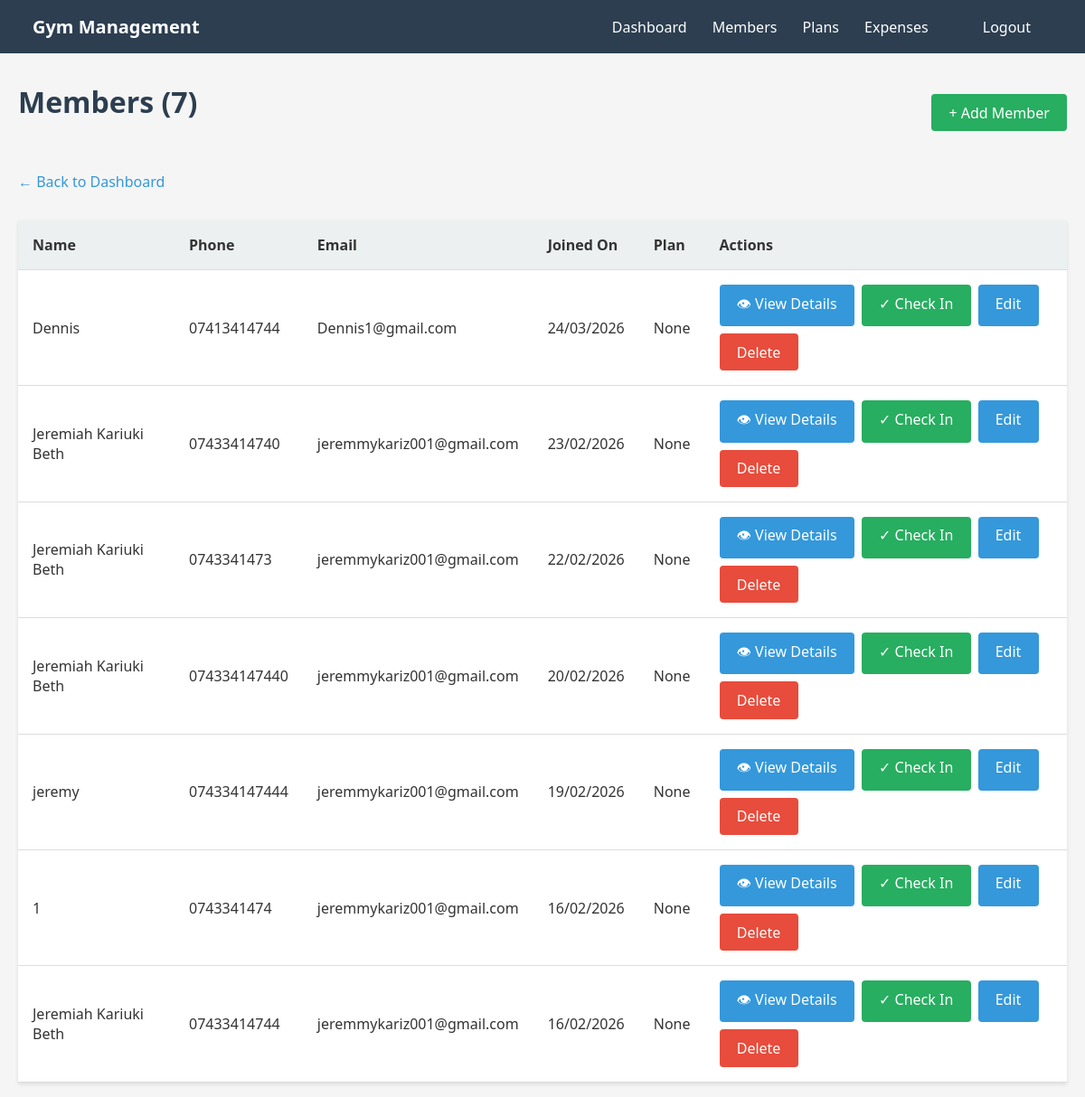
The page /members/ (signed in) on the database as committed earlier.
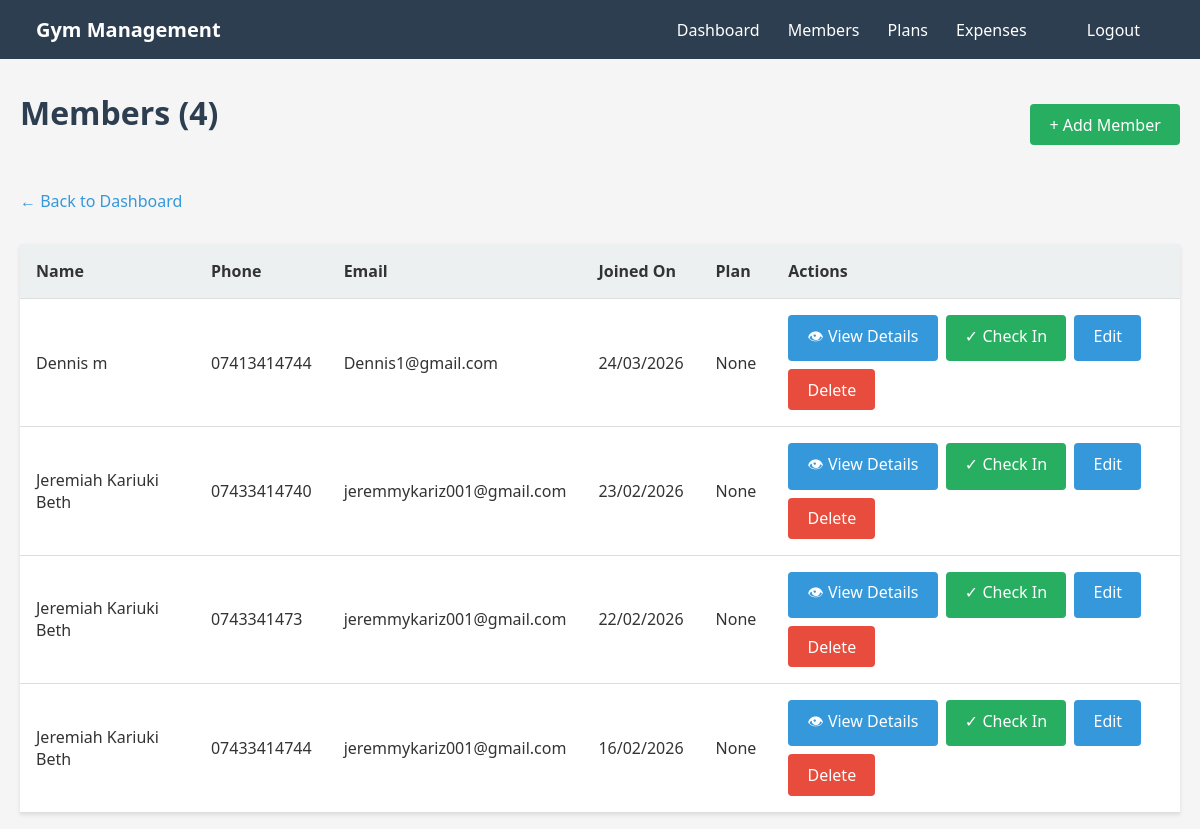
The same page on the database as committed later.
### base/gym/models.py (models this page shows, shortened)
class Member(models.Model):
    full_name = models.CharField(max_length=120)
    phone = models.CharField(max_length=20, unique=True)
    email = models.EmailField(blank=True, null=True)
    address = models.CharField(max_length=200, blank=True)
    joined_on = models.DateField(auto_now_add=True)
    membership_Plan = models.ForeignKey("MembershipPlan", on_delete=models.SET_NULL, null=True, blank=True)

### base/gym/views.py (the view)
# urls.py: path("members/", views.member_list, name="member_list"),
@login_required
def member_list(request):
    members = Member.objects.all().order_by("-joined_on")
    return render(request, "gym/member_list.html", {"members": members})

### base/templates/gym/member_list.html (shortened to what this page needs)
{% extends 'gym/base.html' %}
{% block content %}
<div style="display: flex; justify-content: space-between; align-items: center; margin-bottom: 2rem;">
    <h1>Members ({{ members.count }})</h1>
    <a href="{% url 'member_create' %}" class="btn btn-success">+ Add Member</a>
</div>
<a href="{% url 'dashboard' %}" class="back-link">← Back to Dashboard</a>
{% if members %}
<table>
    <thead>
        <tr>
            <th>Name</th>
            <th>Phone</th>
            <th>Email</th>
            <th>Joined On</th>
            <th>Plan</th>
            <th>Actions</th>
        </tr>
    </thead>
    <tbody>
        {% for m in members %}
        <tr>
            <td>{{ m.full_name }}</td>
            <td>{{ m.phone }}</td>
            <td>{{ m.email|default:"N/A" }}</td>
            <td>{{ m.joined_on|date:"d/m/Y" }}</td>
            <td>{{ m.membership_Plan|default:"None" }}</td>
            <td>
                <div class="actions">
                    <a href="{% url 'member_detail' m.id %}" class="btn"
                        style="background-color: var(--primary-bg, #3498db); color: white;">👁 View Details</a>
                    <a href="{% url 'mark_present' m.id %}" class="btn btn-success">✓ Check In</a>
                    <a href="{% url 'member_edit' m.id %}" class="btn">Edit</a>
                    <a href="{% url 'member_delete' m.id %}" class="btn btn-danger">Delete</a>
                </div>
            </td>
        </tr>
        {% endfor %}
    </tbody>
</table>
{% else %}
<div class="card">
    <p>No members yet. <a href="{% url 'member_create' %}">Add the first member</a></p>
</div>
{% endif %}
{% endblock %}

Rows that differ between the two databases and show on the page:
removed Member: full_name "Jeremiah Kariuki Beth", phone "074334147440", email "jeremmykariz001@gmail.com", joined_on "20/02/2026", membership_Plan "None"
removed Member: full_name "jeremy", phone "074334147444", email "jeremmykariz001@gmail.com", joined_on "19/02/2026", membership_Plan "None"
removed Member: full_name "1", phone "0743341474", email "jeremmykariz001@gmail.com", joined_on "16/02/2026", membership_Plan "None"
changed Member "Dennis1@gmail.com": full_name "Dennis" → "Dennis m"
Other text that changed with them:
{{ members.count }}: "7" → "4"
